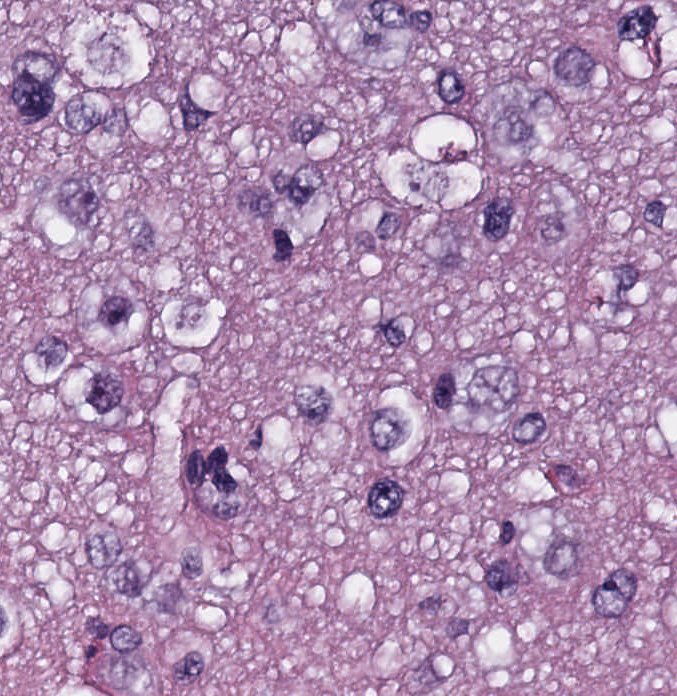
#> input picture IVP Lab - Model Questions/SET-1/image.png, 677 x 696 px, found by its file name
$ jupyter execute --allow-errors End-Sem-Lab.ipynb   (older library calls are emulated)
#> lines starting #> are read from the running program, lines starting #| are printed output that depends on the picture; after the words box and inside, x2 and y2 are one past the last pixel; in counts of white or black regions, pixels touching at a corner belong together
#### QUESTION:

Given an aerial image of a city as Satellite_image.jpg and the corresponding output expected is given as Satellite_image_mask.jpg. Apply necessary image preprocessing techniques to highlight the roads in the given satellite image and extract your predicted masks. Compare the predicted and the actual masks using appropriate performance metrics and write your inference. How can you further improve the precise segmentation of the roads.

`Import the required libraries`

[cell 1]
import numpy as np
import matplotlib.pyplot as plt
from math import log10, sqrt
import cv2

`Function to display the images`

[cell 2]
def display(img,name):
    plt.title(name)
    plt.imshow(img,cmap='gray')
    plt.axis('off')

`Read the image`

[cell 3]
input_img = cv2.imread('Image.png')
#> input_img is the input picture: shape (696, 677, 3); mean B, G, R 177.9, 143.3, 175.5
input_img = cv2.cvtColor(input_img, cv2.COLOR_RGB2GRAY)
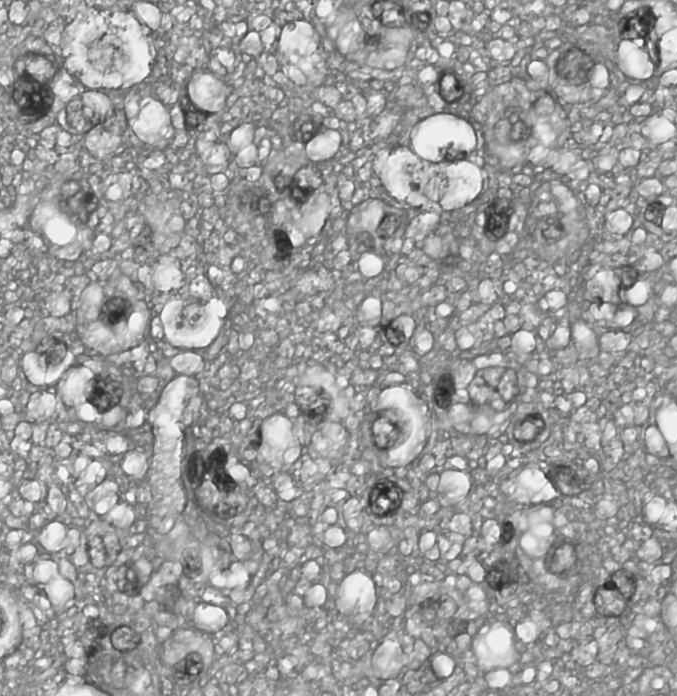
#> input_img: shape (696, 677); min 26, max 255, mean 157.3

output_img = cv2.imread('Image_mask.png')
#> (the rest of this cell did not finish here and is left out)

[cell 4]
plt.figure(figsize=(12,10))
plt.subplot(121), display(input_img,'Input Image')
#> (the rest of this cell did not finish here and is left out)

plt.show()

`Image Preprocessing Techniques`

- Gaussian Blur
- Canny Edge DEtection
- Dilation
- Erosion (did not use)
- Morphology
- Bitwise Not
- Median Blur
- Thresholding
- Connected Components Processing

[cell 5]
blur = cv2.GaussianBlur(input_img, (7,5), 0)
display(blur,'Blurred Image')

[cell 6]
edges = cv2.Canny(blur, 100, 200)
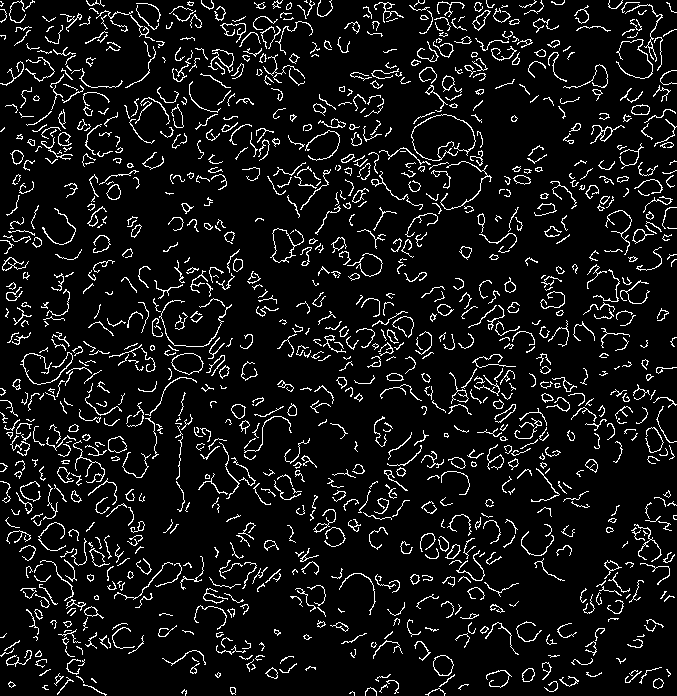
#> edges: shape (696, 677); 8.1% white in thin lines or dots
display(edges, 'Edges')

Dilation adds pixels to the boundaries of objects in an image, while erosion removes pixels on object boundaries.

[cell 7]
kernel = np.ones((13,13),np.uint8)
img_dilated = cv2.dilate(edges, kernel, iterations=1)
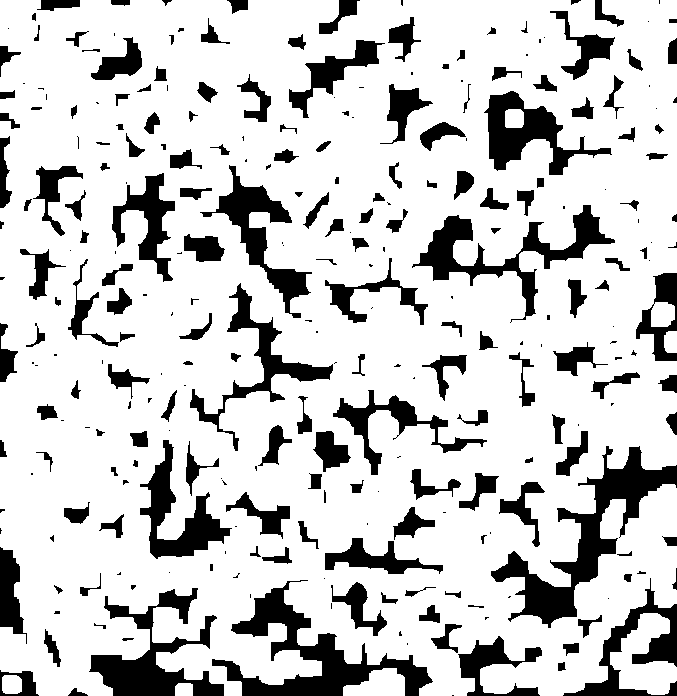
#> img_dilated: shape (696, 677); 80% white; 282 black regions (104 under 20 px), largest, box (x1, y1, x2, y2) and area: (491, 446, 677, 628) 7751, (212, 580, 433, 696) 7142, (89, 588, 224, 696) 5320
display(img_dilated,'Dilated Image')

[cell 8]
kernel = cv2.getStructuringElement(cv2.MORPH_RECT, (5,5))
morph = cv2.morphologyEx(img_dilated, cv2.MORPH_CLOSE, kernel)
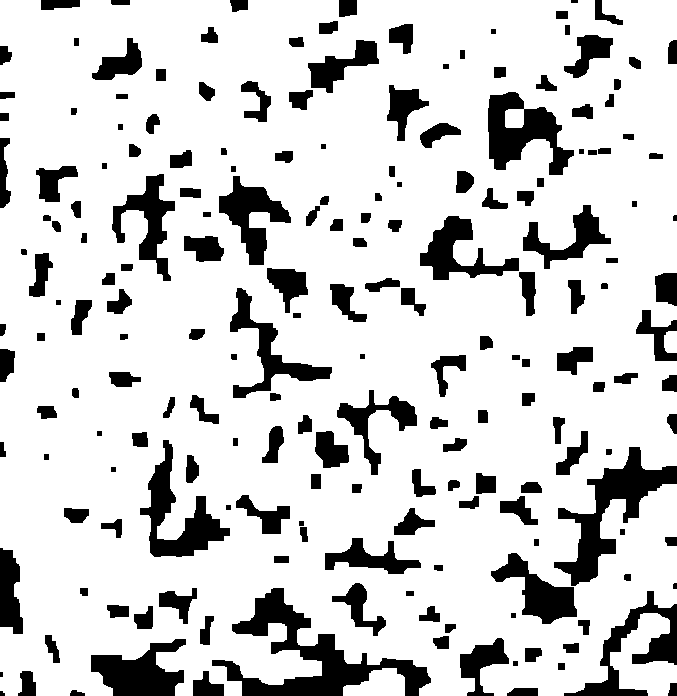
#> morph: shape (696, 677); 81.8% white; 194 black regions (1 under 20 px), largest, box (x1, y1, x2, y2) and area: (212, 588, 431, 696) 6969, (554, 447, 677, 586) 4979, (488, 92, 574, 175) 3588

[cell 9]
# img_eroded = cv2.erode(morph, kernel, iterations=1)
# display(img_eroded,'Eroded Image')

[cell 10]
# mask = cv2.bitwise_not(img_eroded)
mask = cv2.bitwise_not(morph)
display(mask,'Masked Image')

[cell 11]
# Optional - Trying it out to see it's effect
denoised = cv2.medianBlur(mask, 5)
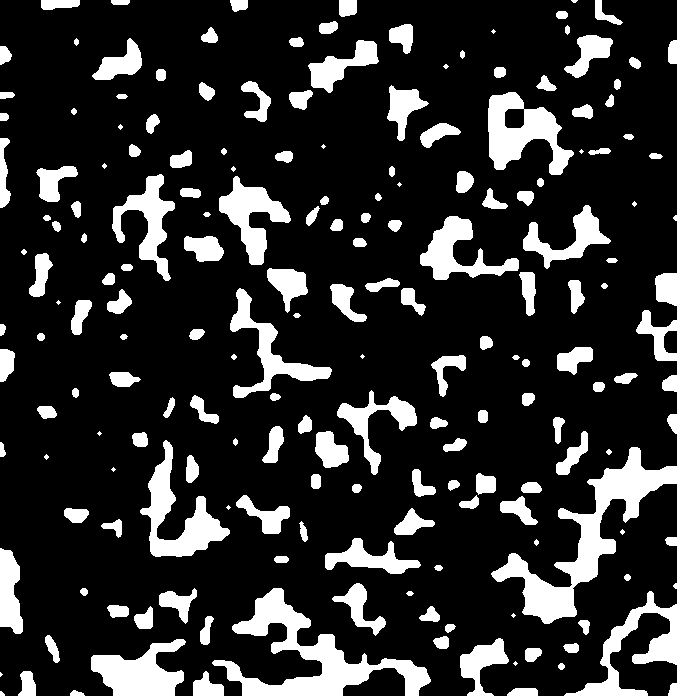
#> denoised: shape (696, 677); 17.8% white; 191 white regions (23 under 20 px), largest, box (x1, y1, x2, y2) and area: (491, 447, 677, 624) 7422, (212, 588, 431, 696) 6953, (488, 92, 574, 175) 3575
display(denoised,'Median Blur')

[cell 12]
_, bin = cv2.threshold(denoised,100,200,0)
# _, bin = cv2.threshold(mask,150,200,0)

nlabels, labels, stats, centroids = cv2.connectedComponentsWithStats(bin, None, None, None, 8, cv2.CV_32S)
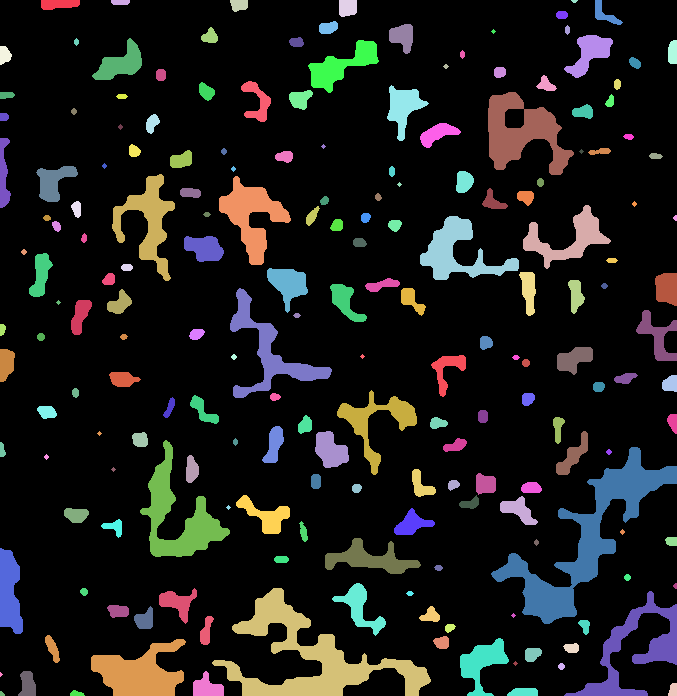
#> labels: shape (696, 677) int32; 192 distinct labels, from 0 to 191; one colour per label, 0 black
#> nlabels = 192; stats = 192 rows, first 6: [0, 0, 677, 696, 387517], [41, 0, 39, 10, 324], [111, 0, 19, 5, 89], [230, 0, 18, 12, 175], [339, 0, 18, 17, 281], [571, 0, 7, 3, 15]; centroids = 192 pairs, first value 0.556 to 674.9, second value 0.733 to 693.4
areas = stats[1:,cv2.CC_STAT_AREA]
#> areas = 191 values, max 7422 at index 135, min 9 at index 186, mean 438.1
result = np.zeros((labels.shape), np.uint8)
for i in range(0, nlabels - 1):
    if areas[i] >= 240:
        result[labels == i + 1] = 255
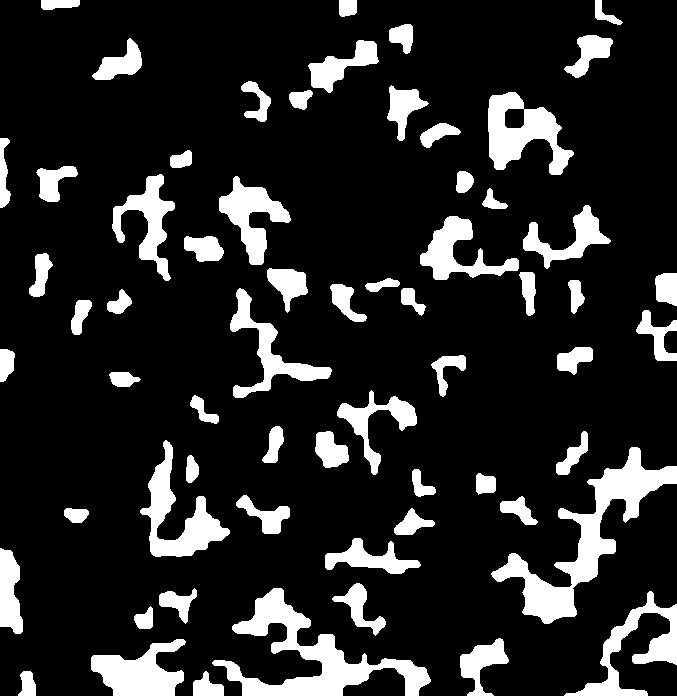
#> result: shape (696, 677); 15.3% white; 63 white regions, largest, box (x1, y1, x2, y2) and area: (491, 447, 677, 624) 7422, (212, 588, 431, 696) 6953, (488, 92, 574, 175) 3575

[cell 13]
display(result,'Final')

[cell 14]
kernel = np.ones((5,5),np.uint8)
final = cv2.dilate(result, kernel, iterations=1)
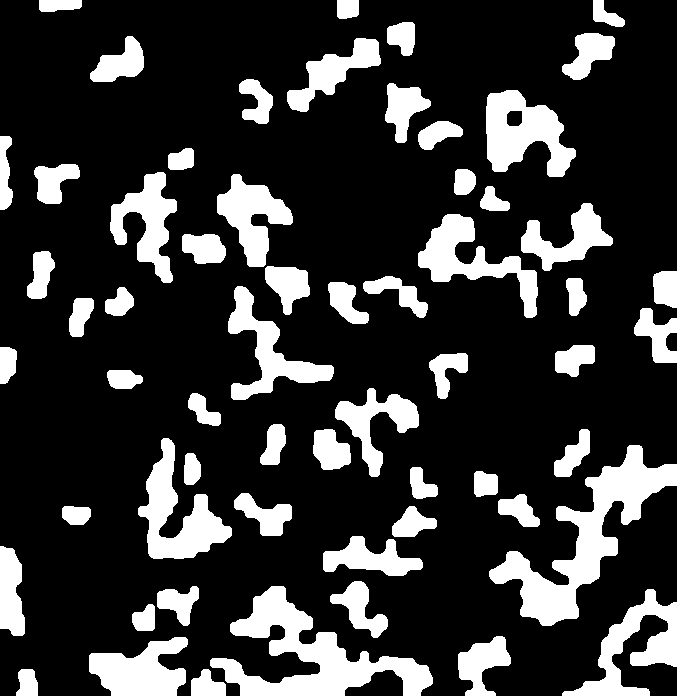
#> final: shape (696, 677); 21.1% white; 60 white regions, largest, box (x1, y1, x2, y2) and area: (489, 445, 677, 626) 9452, (210, 586, 433, 696) 8911, (138, 438, 232, 559) 4680
display(final,'Final Image')

[cell 15]
_, bin = cv2.threshold(final,100,200,0)
# _, bin = cv2.threshold(mask,150,200,0)

nlabels, labels, stats, centroids = cv2.connectedComponentsWithStats(bin, None, None, None, 8, cv2.CV_32S)
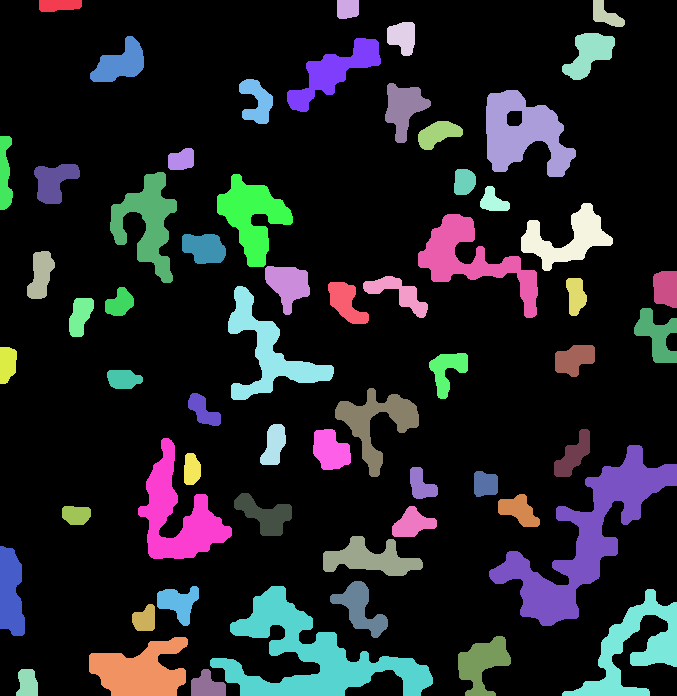
#> labels: shape (696, 677) int32; 61 distinct labels, from 0 to 60; one colour per label, 0 black
#> nlabels = 61; stats = 61 rows, first 6: [0, 0, 677, 696, 371774], [39, 0, 43, 12, 450], [337, 0, 22, 19, 393], [593, 0, 32, 27, 472], [387, 22, 28, 34, 722], [562, 33, 53, 47, 1391]; centroids = 61 pairs, first value 4.54 to 665.3, second value 4.81 to 685.4
areas = stats[1:,cv2.CC_STAT_AREA]
#> areas = 60 values, max 9452 at index 41, min 393 at index 1, mean 1657
result = np.zeros((labels.shape), np.uint8)
for i in range(0, nlabels - 1):
    if areas[i] >= 240:
        result[labels == i + 1] = 255

display(result,'Final')
